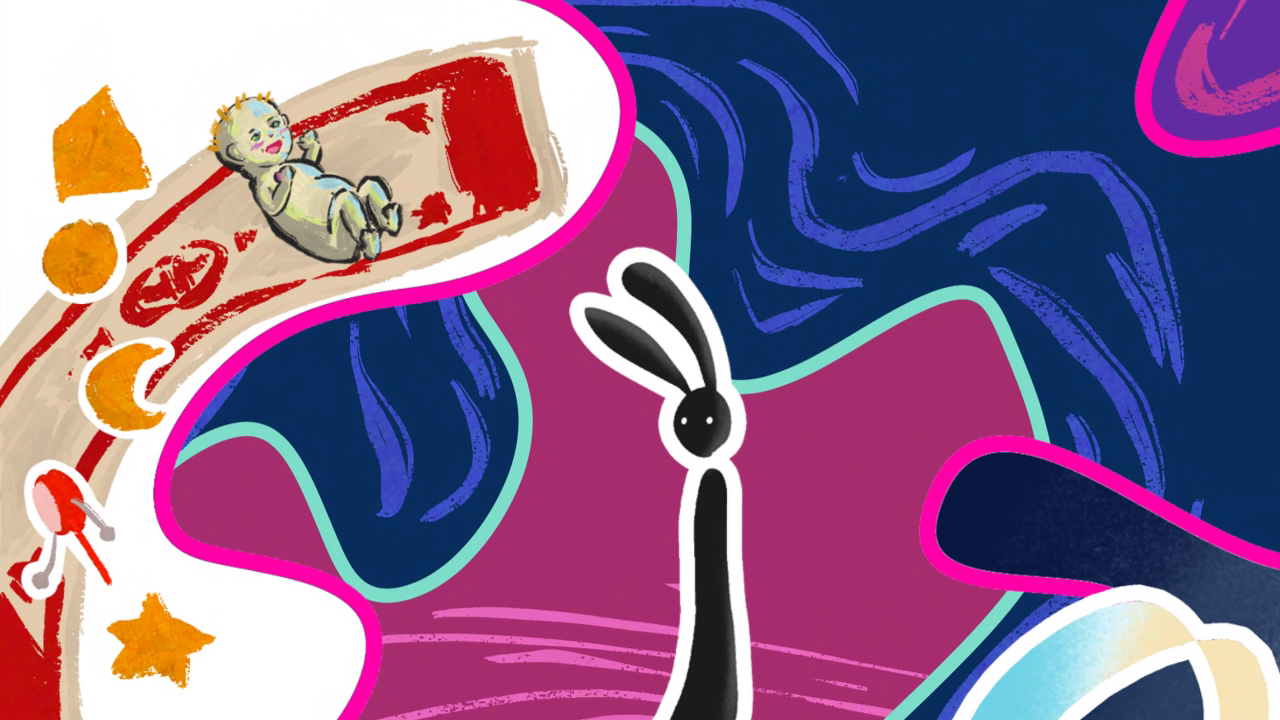
#> input picture scratch/slides_24_27/orig_frame_117.0s.png, 1280 x 720 px, given in place of orig_frame_124.5s.png, which was not available
$ python test_full_render.py
#> lines starting #> are read from the running program, lines starting #| are printed output that depends on the picture; pictures that were not available may be replaced by others from this repository, and a replacement may not be noted
import cv2, numpy as np

# Load video frames
v24 = cv2.imread('scratch/slides_24_27/orig_frame_124.5s.png')
#> v24 is the input picture: shape (720, 1280, 3); mean B, G, R 138.3, 103.3, 135.9
v24_1080 = cv2.resize(v24, (1920, 1080))

v25 = cv2.imread('scratch/slides_24_27/orig_frame_133.5s.png')
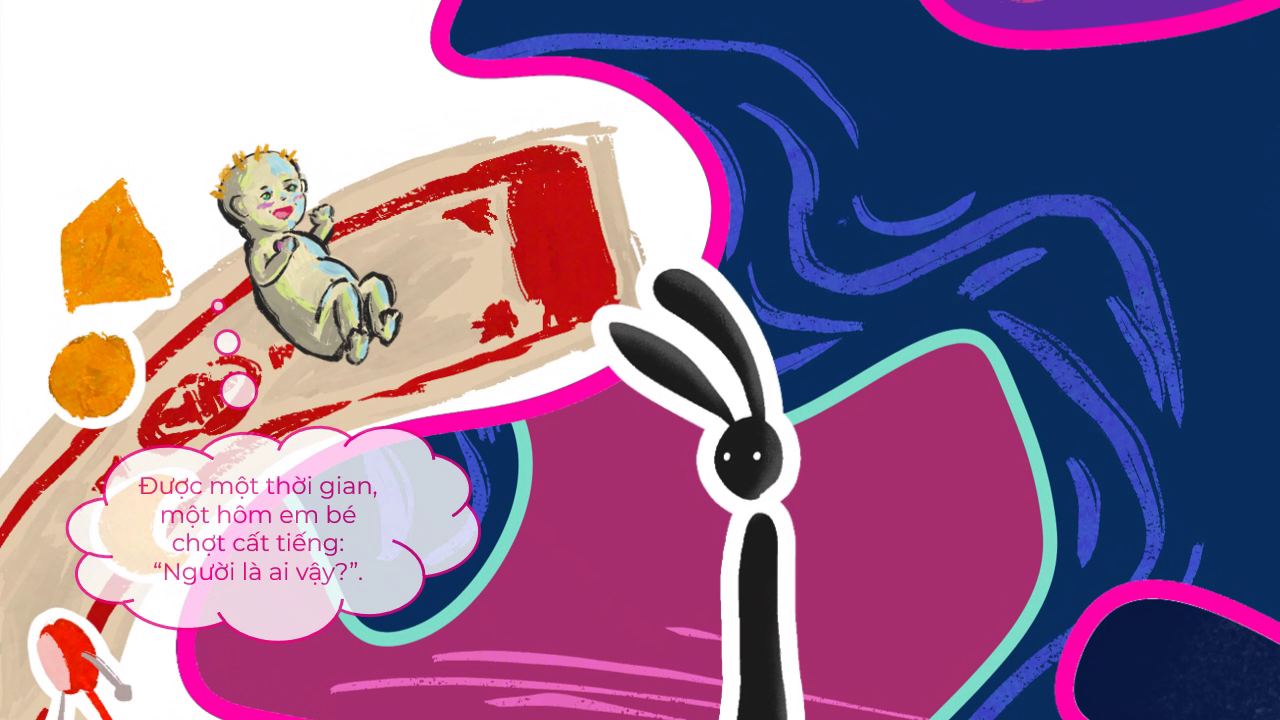
#> input picture scratch/slides_24_27/orig_frame_119.0s.png, 1280 x 720 px, given in place of orig_frame_133.5s.png, which was not available
#> v25 is the input picture: shape (720, 1280, 3); mean B, G, R 144.8, 113, 143.4
v25_1080 = cv2.resize(v25, (1920, 1080))

v26 = cv2.imread('scratch/slides_24_27/orig_frame_137.5s.png')
v26_1080 = cv2.resize(v26, (1920, 1080))

def render_elements_to_canvas(elements, bg_color):
    r = int(bg_color[1:3], 16)
    g = int(bg_color[3:5], 16)
    b = int(bg_color[5:7], 16)
    canvas = np.full((1080, 1920, 3), [b, g, r], dtype=np.uint8)

    sorted_els = sorted(elements, key=lambda x: x.get('zIndex', 0))
    for el in sorted_els:
        media = el.get('media')
        if not media:
            continue
        im = cv2.imread(f'frontend/public/media/{media}', cv2.IMREAD_UNCHANGED)
        if im is None:
            continue

        x = int(el['left'] * 1920 / 100)
        y = int(el['top'] * 1080 / 100)
        w = int(el['width'] * 1920 / 100)
        h = int(el['height'] * 1080 / 100)
        if w <= 0 or h <= 0:
            continue

        resized = cv2.resize(im, (w, h), interpolation=cv2.INTER_LINEAR)
        x1, y1 = max(0, x), max(0, y)
        x2, y2 = min(1920, x + w), min(1080, y + h)
        if x2 <= x1 or y2 <= y1:
            continue

        crop_rx1 = x1 - x
        crop_ry1 = y1 - y
        crop_rx2 = crop_rx1 + (x2 - x1)
        crop_ry2 = crop_ry1 + (y2 - y1)

        sub_res = resized[crop_ry1:crop_ry2, crop_rx1:crop_rx2]
        if sub_res.shape[2] == 4:
            alpha = sub_res[:, :, 3] / 255.0
            rgb = sub_res[:, :, :3]
            canvas_sub = canvas[y1:y2, x1:x2]
            canvas[y1:y2, x1:x2] = (rgb * alpha[:, :, None] + canvas_sub * (1 - alpha[:, :, None])).astype(np.uint8)
        else:
            canvas[y1:y2, x1:x2] = sub_res[:, :, :3]
    return canvas

# Overwrite cloud_callout_s25.png with the clean version
clean25 = cv2.imread('scratch/slides_24_27/cloud_callout_s25_clean.png', cv2.IMREAD_UNCHANGED)
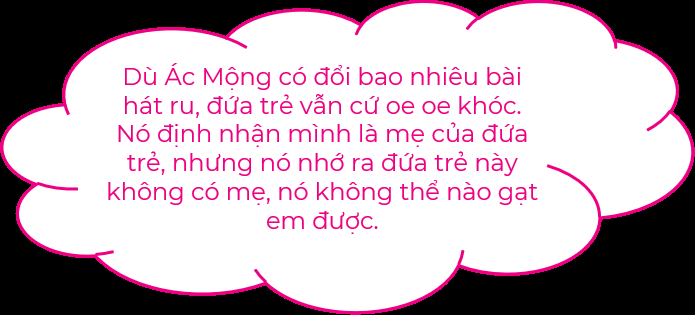
#> input picture scratch/slides_24_27/cloud_callout_s25_clean.png, 695 x 315 px, found by its file name
#> clean25 is the input picture: shape (315, 695, 4); mean B, G, R, A 183.1, 174, 190.8, 191
cv2.imwrite('frontend/public/media/cloud_callout_s25.png', clean25)

s24_els = [
    {'media': 'image16.png', 'left': 0.0, 'top': 0.0, 'width': 100.0, 'height': 251.43, 'zIndex': 1},
    {'media': 'image21.png', 'left': 0.0, 'top': -75.72, 'width': 136.25, 'height': 342.58, 'zIndex': 7},
    {'media': 'image20.png', 'left': 40.88, 'top': 0.0, 'width': 37.81, 'height': 163.04, 'zIndex': 17},
    {'media': 'image27.png', 'left': 7.78, 'top': 4.49, 'width': 33.1, 'height': 59.92, 'zIndex': 18},
    {'media': 'cloud_callout_s24.png', 'left': 0.0, 'top': 36.0, 'width': 50.9, 'height': 64.0, 'zIndex': 30},
]

s25_els = [
    {'media': 'image16.png', 'left': 0.0, 'top': 0.0, 'width': 100.0, 'height': 251.43, 'zIndex': 1},
    {'media': 'image21.png', 'left': 0.0, 'top': -75.72, 'width': 136.25, 'height': 342.58, 'zIndex': 7},
    {'media': 'image20.png', 'left': 54.06, 'top': 3.88, 'width': 37.81, 'height': 163.04, 'zIndex': 17},
    {'media': 'cloud_callout_s25.png', 'left': 0.0, 'top': 53.0, 'width': 58.3, 'height': 47.0, 'zIndex': 30},
    {'media': 'image28.png', 'left': 0.0, 'top': -92.49, 'width': 49.05, 'height': 123.33, 'zIndex': 14},
    {'media': 'image20_baby.png', 'left': 2.15, 'top': 3.88, 'width': 36.58, 'height': 62.05, 'zIndex': 15},
    {'media': 'image29.png', 'left': 43.6, 'top': 69.84, 'width': 49.05, 'height': 123.33, 'zIndex': 21},
    {'media': 'text_s25_21.png', 'left': 3.44, 'top': 8.89, 'width': 15.0, 'height': 21.0, 'zIndex': 25},
    {'media': 'image30.png', 'left': 43.6, 'top': 70.0, 'width': 49.05, 'height': 123.33, 'zIndex': 23},
    {'media': 'image31_baby.png', 'left': 66.64, 'top': 46.94, 'width': 20.16, 'height': 32.78, 'zIndex': 24},
]

s26_els = [
    {'media': 'image32.png', 'left': 0.0, 'top': -2.38, 'width': 100.0, 'height': 251.43, 'zIndex': 1},
    {'media': 'image16.png', 'left': -16.31, 'top': -43.39, 'width': 132.62, 'height': 333.45, 'zIndex': 2},
    {'media': 'image28.png', 'left': 0.0, 'top': 0.0, 'width': 49.05, 'height': 123.33, 'zIndex': 12},
    {'media': 'cloud_callout_s26.png', 'left': 17.04, 'top': 0.0, 'width': 49.05, 'height': 65.82, 'zIndex': 30},
    {'media': 'image29.png', 'left': 43.6, 'top': -23.33, 'width': 49.05, 'height': 123.33, 'zIndex': 14},
    {'media': 'image30.png', 'left': 43.6, 'top': -23.33, 'width': 49.05, 'height': 123.33, 'zIndex': 15},
    {'media': 'image31_baby.png', 'left': 66.64, 'top': 46.94, 'width': 20.16, 'height': 32.78, 'zIndex': 18},
]

c24 = render_elements_to_canvas(s24_els, '#1a0d2e')
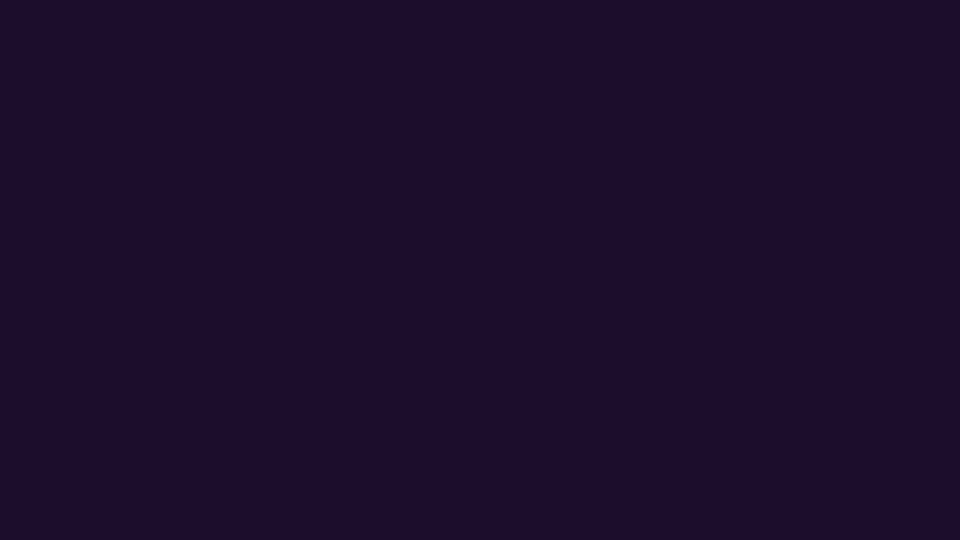
#> c24: shape (1080, 1920, 3) (shown at 1/2 size); mean B, G, R 46, 13, 26
c25 = render_elements_to_canvas(s25_els, '#1a0d2e')
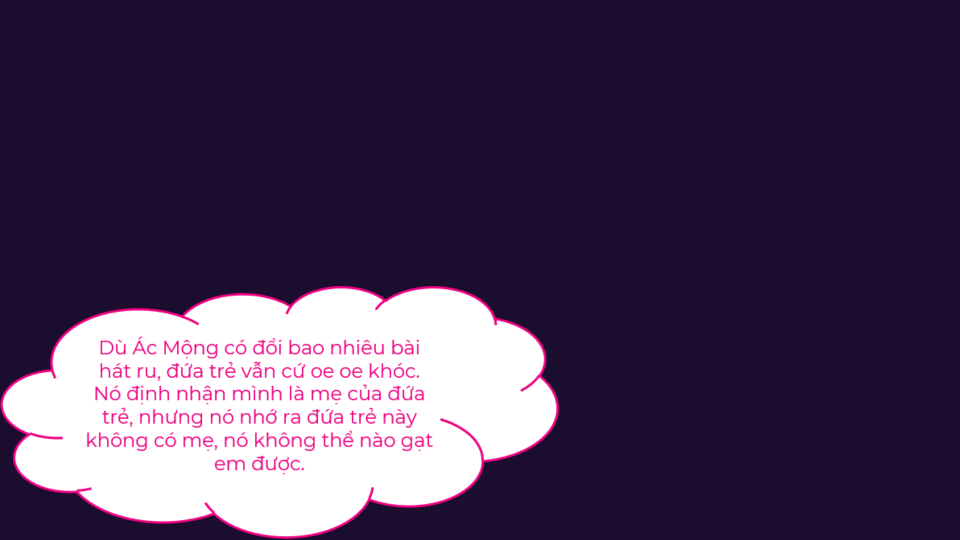
#> c25: shape (1080, 1920, 3) (shown at 1/2 size); mean B, G, R 86.5, 57.9, 72.6
c26 = render_elements_to_canvas(s26_els, '#0d1b3a')

comp24 = np.hstack([cv2.resize(v24_1080, (960, 540)), cv2.resize(c24, (960, 540))])
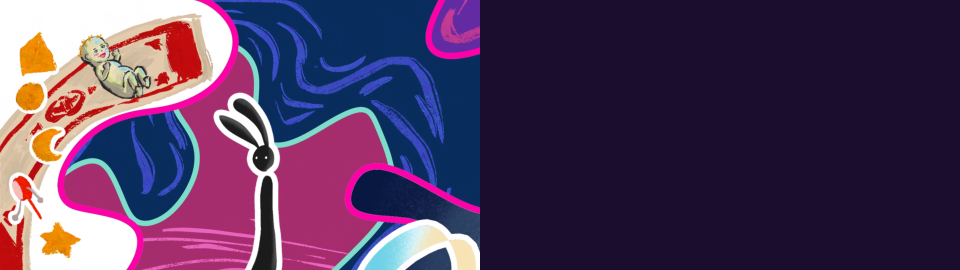
#> comp24: shape (540, 1920, 3) (shown at 1/2 size); mean B, G, R 92.2, 58.2, 81
comp25 = np.hstack([cv2.resize(v25_1080, (960, 540)), cv2.resize(c25, (960, 540))])
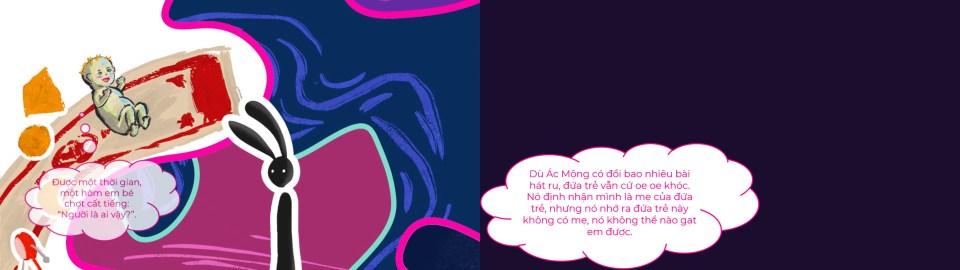
#> comp25: shape (540, 1920, 3) (shown at 1/2 size); mean B, G, R 115.7, 85.5, 108
comp26 = np.hstack([cv2.resize(v26_1080, (960, 540)), cv2.resize(c26, (960, 540))])
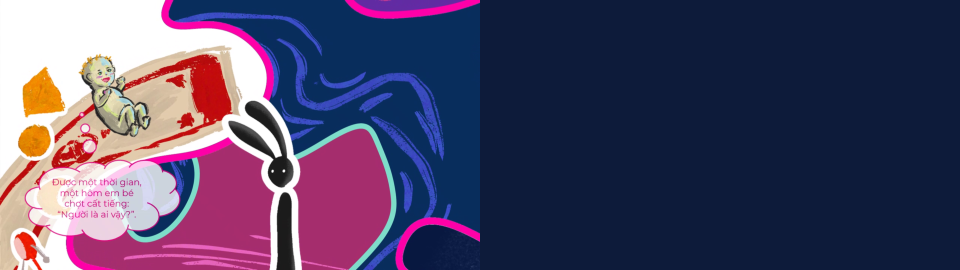
#> comp26: shape (540, 1920, 3) (shown at 1/2 size); mean B, G, R 101.4, 70, 78.2

cv2.imwrite('scratch/slides_24_27/comp24_new.jpg', comp24)
cv2.imwrite('scratch/slides_24_27/comp25_new.jpg', comp25)
cv2.imwrite('scratch/slides_24_27/comp26_new.jpg', comp26)

print('Rendered new comparisons')
